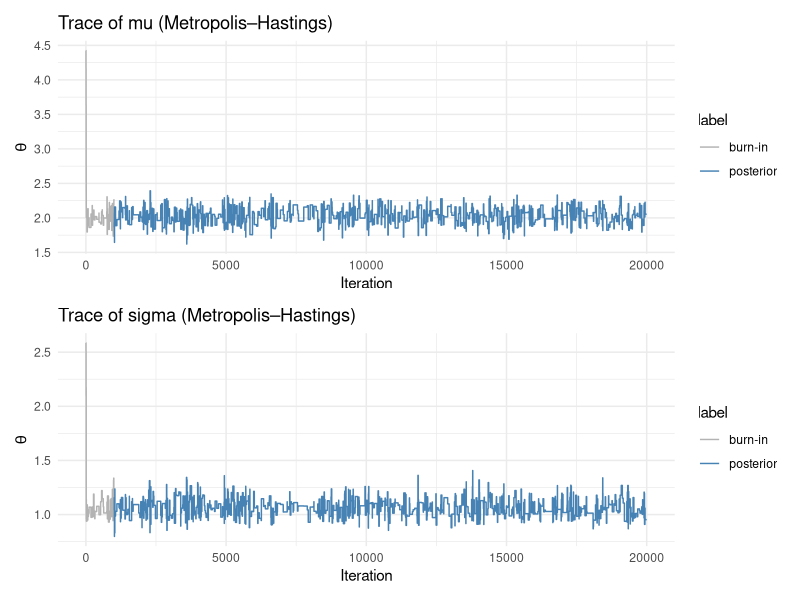
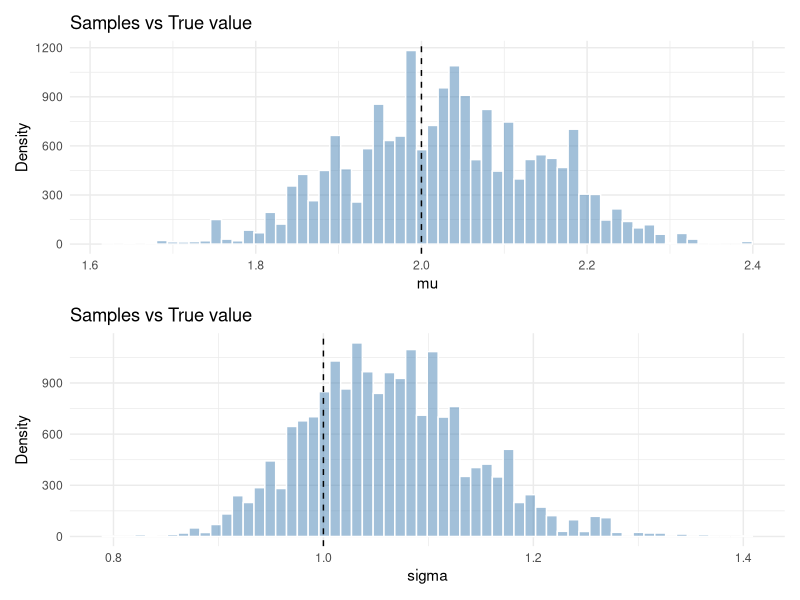
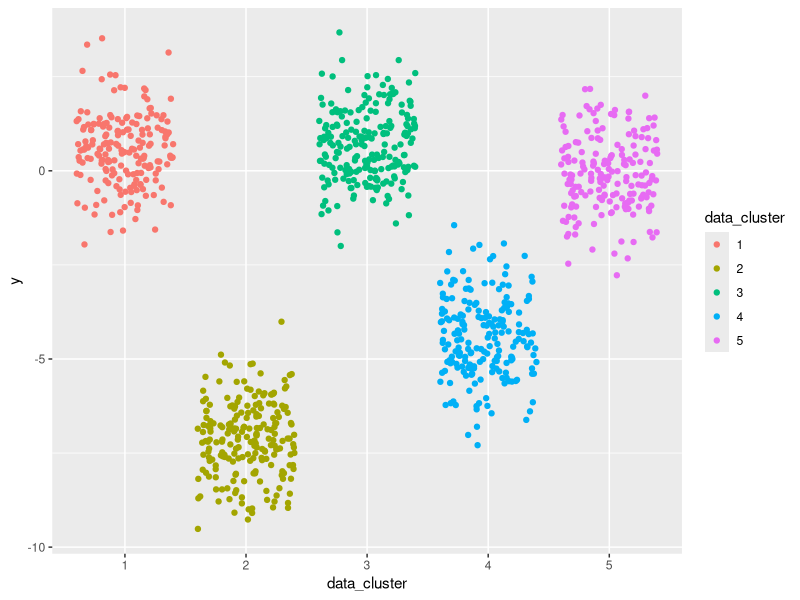
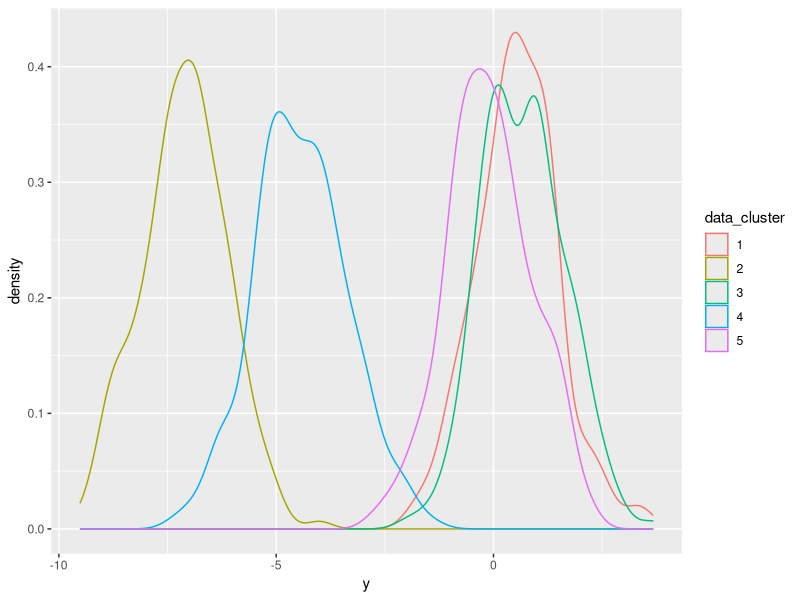
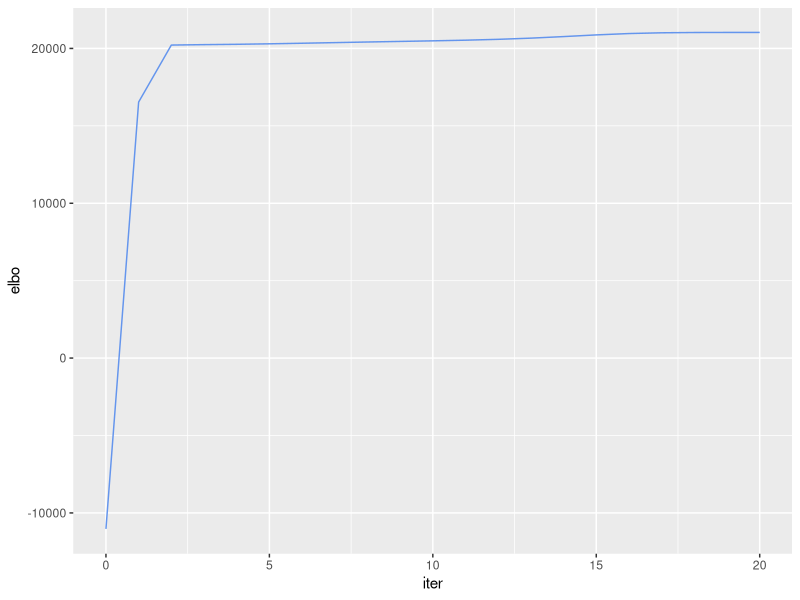
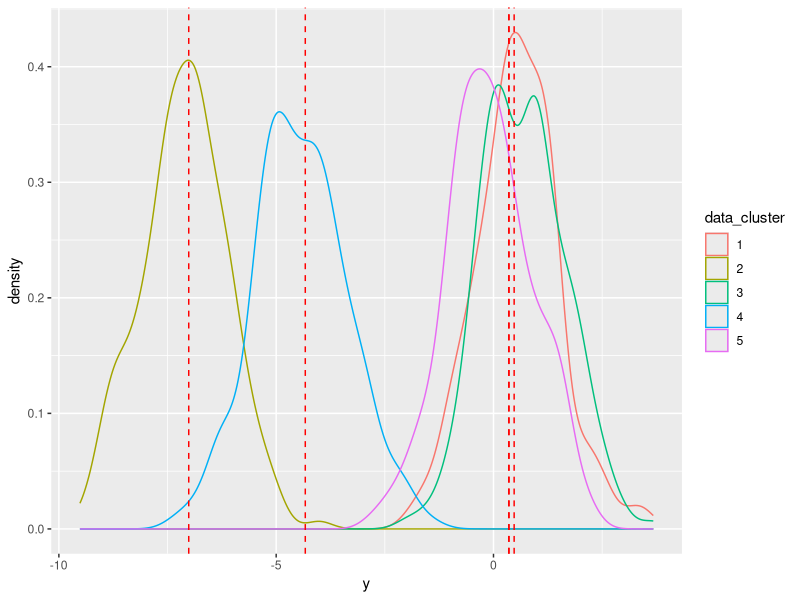

R code for these plots, in order:
## ---- chunk 1
#| code-fold: true
#| code-summary: "Generate data"

set.seed(42) # set seed for reproducibility
n <- 100 # number of samples

mu_true <- 2.0
sigma_true <- 1.0

y <- rnorm(n, mu_true, sigma_true)
## ---- chunk 2
#| code-fold: true
#| code-summary: "Functions to compute likelihood and prior"

# Note that here we are computing the log likelihood
# Generally speaking, it is often better to compute in log scale (to avoid small probabilities) and that is what we are doing here
likelihood  <- function(y, mu_est, sigma_est) {
  sum(dnorm(y, mean = mu_est, sd = sigma_est, log=TRUE), na.rm=TRUE)
}

# Note that here we are computing the log probability
p_prior <- function(mu, sigma, min=0, max=5) {
  dunif(mu, min=min, max=max, log=TRUE) + dunif(sigma, min=min, max=max, log=TRUE)
}
## ---- chunk 3
#| code-fold: true
#| code-summary: "Code for MH Random Walk algorithm"
library(tidyverse)
library(patchwork)

# ------ Function to decide whether the proposal should be accepted --------- 
accept_proposal <- function(
    data,
    curr_mu, proposed_mu,
    curr_sigma, proposed_sigma,
    likelihood, p_prior){
  
  # compute (log of) acceptance ratio
  acceptance_ratio <- likelihood(data, proposed_mu, proposed_sigma) + p_prior(proposed_mu, proposed_sigma) - 
    (likelihood(data, curr_mu, curr_sigma) + p_prior(curr_mu, curr_sigma))
  
  accept_threshold <- runif(1, min = 0, max = 1)
  
  exp(acceptance_ratio) > accept_threshold
}

# ------ Implement MH Random Walk algorithm --------- 
random_walk_mh <- function(y, 
                           iter=20000, burn_in = 1000, prop_sd = 0.6){
  T_iter   <- iter
  burn_in  <- burn_in
  # standard deviations of the normal distribution to propose new data
  prop_sd  <- prop_sd 
  
  mu_est <- numeric(T_iter)
  sigma_est <- numeric(T_iter)
  
  # sample the first value for mu and sigma
  mu_est[1] <- runif(1, min = 0, max = 5)
  sigma_est[1] <- runif(1, min = 0, max = 5)
  
  
  for (t in 2:T_iter) {
    # sample new value for mu, sigma
    curr_mu <- mu_est[t-1]
    proposed_mu <- rnorm(1, mean = curr_mu, sd = prop_sd)
    
    curr_sigma <- sigma_est[t-1]
    proposed_sigma <- rnorm(1, mean = curr_sigma, sd = prop_sd)
    
    if(accept_proposal(
      y, curr_mu, proposed_mu,
      curr_sigma, proposed_sigma,
      likelihood, p_prior
    )){
      mu_est[t] <- proposed_mu
      sigma_est[t] <- proposed_sigma
    }else{
      mu_est[t] <- curr_mu
      sigma_est[t] <- curr_sigma
    }
  }
  
  data.frame(
    mu_posterior = mu_est,
    sigma_posterior = sigma_est
  ) %>% mutate(
    iter = 1:n(),
    label = if_else(iter <= burn_in, "burn-in", "posterior")
  )
}

mcmc_out <- suppressWarnings(random_walk_mh(y))
## ---- chunk 4
#| code-fold: true
#| code-summary: "Code for visualizing MCMC output"

# -------- Traceplot ---------- 
mu_traceplot <- ggplot(mcmc_out, aes(x = iter, y = mu_posterior, color = label)) +
  geom_line() +
  scale_color_manual(values = c("grey70", "steelblue"),
                     labels = c("burn-in", "posterior")) +
  labs(title = "Trace of mu (Metropolis–Hastings)",
       x = "Iteration", y = expression(theta)) +
  theme_minimal()

sigma_traceplot <- ggplot(mcmc_out, aes(x = iter, y = sigma_posterior, color = label)) +
  geom_line() +
  scale_color_manual(values = c("grey70", "steelblue"),
                     labels = c("burn-in", "posterior")) +
  labs(title = "Trace of sigma (Metropolis–Hastings)",
       x = "Iteration", y = expression(theta)) +
  theme_minimal()

mu_traceplot / sigma_traceplot

# -------- Histogram ----------
mu_samples <- mcmc_out %>% 
  filter(label == "posterior") %>% 
  ggplot() +
  geom_histogram(aes(x = mu_posterior), bins=60,
                 fill = "steelblue", alpha = 0.5, color = "white") +
  geom_vline(xintercept = mu_true, linetype = "dashed") +
  labs(title = "Samples vs True value",
       x = "mu", y = "Density") +
  theme_minimal()

sigma_samples <- mcmc_out %>% 
  filter(label == "posterior") %>% 
  ggplot() +
  geom_histogram(aes(x = sigma_posterior), bins=60,
                 fill = "steelblue", alpha = 0.5, color = "white") +
  geom_vline(xintercept = sigma_true, linetype = "dashed") +
  labs(title = "Samples vs True value",
       x = "sigma", y = "Density") +
  theme_minimal()

mu_samples / sigma_samples

# ------ Compare estimated paramters from posterior with true parameters -------
mcmc_mu <- mcmc_out %>% filter(label == "posterior") %>% pull(mu_posterior)
mcmc_sigma <- mcmc_out %>% filter(label == "posterior") %>% pull(sigma_posterior)

cat(sprintf("MH mu ≈ %.3f  |  Actual mu = %.3f\n", median(mcmc_mu), mu_true))
cat(sprintf("MH sigma ≈ %.3f  |  Actual sigma   = %.3f\n", median(mcmc_sigma), sigma_true))
## ---- chunk 5
#| code-fold: true
#| code-summary: "Simulate data"
set.seed(55) # set seed for reproducibility
n <- 1000 # number of samples
k <- 5 # set k, aka number of clusters

# sample the mean of a Gaussian mixtures
sd_prior <- 4
cluster_mus <- rnorm(k, mean=0, sd=sd_prior)

# sample which cluster each data points belong to 
data_cluster <- sample(x = 1:k, size = n, replace = TRUE)

# finally, sample data points given the cluster assignment (data_cluster)
y <- rnorm(n, mean = cluster_mus[data_cluster], sd = 1)
## ---- chunk 6
#| code-fold: true
#| code-summary: "Code for plotting"
ggplot(
  data.frame(
    y = y,
    data_cluster = as.factor(data_cluster)
  )
) +
  geom_jitter(
    aes(
      x = data_cluster, y = y, color = data_cluster
    )
  )


ggplot(
  data.frame(
    y = y,
    data_cluster = as.factor(data_cluster)
  )
) +
  geom_density(
    aes(
      x = y, color = data_cluster
    )
  )
## ---- chunk 7
#| code-fold: true
#| code-summary: "Functions to compute log priors"
log_mu_prior <- function(mu, m_k, sd_k){
  dnorm(mu, mean = m_k, sd = sd_k, log = TRUE)
}

log_c_prior <- function(y, k){
  log(1/k)*length(y)
}
## ---- chunk 8
#| code-fold: true
#| code-summary: "Functions to compute the expected values"

# compute expected log probability of the estimated mean of cluster i
expected_log_likelihood <- function(y, q_cluster, m_k, sd_k){
  
  # per data point likelihood
  likelihood <- sapply(1:nrow(q_cluster), \(curr_row){
    
    # per cluster likelihood term
    sapply(1:ncol(q_cluster), \(curr_col){
      q_cluster[curr_row, curr_col]*(
        2*y[curr_row]*m_k[curr_col] - (m_k[curr_col]**2 + sd_k[curr_col]**2)/2
      )
    })

  })
  
  sum(likelihood)
}

expected_q_mu <- function(m_k, sd_k){
  sum(dnorm(m_k, m_k, sd_k, log=TRUE))
}

expected_q_ci <- function(q_cluster){
  sum(q_cluster*log(q_cluster))
}


compute_elbo <- function(y, q_cluster, m_k, sd_k, sigma_prior=1){
  # Expected log p(mu), i.e. expected prior for mu term
  sum(-(sd_k^2 + m_k^2)/(2*sigma_prior^2)) +
  # compute the expected log p(c_i), i.e. expected prior for c term
  sum(log(1/k)*length(y)) +
  # likelihood
  expected_log_likelihood(y, q_cluster, m_k, sd_k) -
  # compute log q(m_k, sd_k), i.e. entropy term 
  expected_q_mu(m_k, sd_k)  - 
  # compute log q(q_cluster), i.e. entropy term
  expected_q_ci(q_cluster)
}
## ---- chunk 9
#| code-fold: true
#| code-summary: "Function to implement CAVI"

cavi <- function(y, k = 5, max_iter = 30, 
                 prior_sd = 1, threshold = 0.1){
  
  # instantiate parameters for q(mu_i) 
  m_k <- rnorm(k)
  sd_k <- rgamma(k, 5)
  
  # instantiate q(c_j)
  q_cluster <- matrix(1/k, nrow = length(y), ncol = k) 
  
  # keep track of ELBO to check convergence
  elbo_trace <- numeric(length = max_iter+1)
  elbo_trace <- compute_elbo(y, q_cluster, m_k, sd_k)
  
  for (iter in 1:max_iter){
    
    # loop through each data point 
    # update the q factor for the cluster assignment (i.e. q(c_i))
    for (j in 1:length(y)){
      # update q(c_j)
      q_cluster[j,] <- exp(y[j]*m_k - 0.5*(sd_k^2+m_k^2))
      
      # normalize rowwise
      q_cluster[j,] <- q_cluster[j,]/sum(q_cluster[j,])
    }
    
    # print(q_cluster[1:5, 1:k])
    
    # loop through each cluster
    # update the q factor of that latent variable 
    new_sd <- rep(0, k)
    new_m <- rep(0, k)
    for (i in 1:k){
      # update parameters for q(mu_i)
      new_sd[i] <- 1/(1/prior_sd^2 + sum(q_cluster[,i]))
      new_m[i] <- sum(q_cluster[,i] * y)/(1/prior_sd^2 + sum(q_cluster[,i]))
    }
    sd_k <- new_sd
    m_k <- new_m
    
    # compute elbo to check convergence
    elbo_trace[iter+1] <- compute_elbo(y, q_cluster, m_k, sd_k)
    
    # early termination if converged
    if((elbo_trace[iter+1] - elbo_trace[iter]) <0.1 ) break
  }
  
  # return a list that include
  # - data.frame of fitted variational parameters
  # - data.frame of computed elbo per iteration
  list(
    variational_params = data.frame(
      m = m_k,
      sd_k = sd_k
    ),
    elbos = data.frame(
      iter = 0:(length(elbo_trace) - 1),
      elbo = elbo_trace
    )
  )
}
## ---- chunk 10
#| code-fold: true
#| code-summary: "Code for plotting ELBOs"
cavi_out <- cavi(y)

ggplot(cavi_out$elbos) +
  geom_line(
    aes(
      x = iter,
      y = elbo
    ),
    color = "cornflowerblue"
  )
## ---- chunk 11
#| code-fold: true
#| code-summary: "Code for plotting"
cavi_out$variational_params

ggplot(
  data.frame(
    y = y,
    data_cluster = as.factor(data_cluster)
  )
) +
  geom_density(
    aes(
      x = y, color = data_cluster
    )
  ) +
  geom_vline(
    aes(
      xintercept = m
    ),
    color = "red",
    linetype = "dashed",
    data = cavi_out$variational_params
  )
